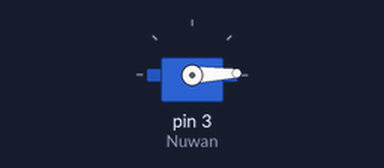
Bench run of a sketch on a simulated Arduino Uno, built with avr-gcc and run on an emulated ATmega328P. On the bench: servo.

Above: at 0.05 s.
At 1.75 s:
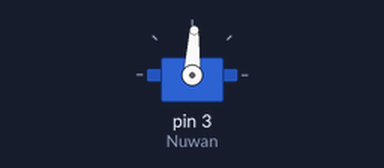
At 3.45 s:
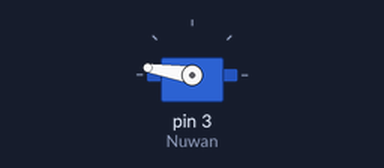
At 6.9 s:
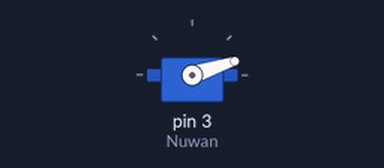
Timing chart, 0 to 9.4 s (numbered marks = the images above):
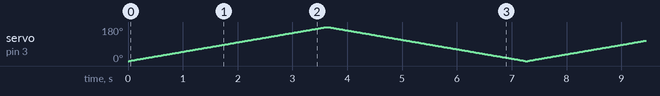

The sketch:

L19-servo.ino
```cpp
#include<Servo.h>
Servo Nuwan;
void setup() {
   Nuwan.attach(3);
}

void loop() {
for(int i=0;i<=180;i++){
  Nuwan.write(i);
  delay(20);
  }
  for(int j=180;j>=0;j--){
  Nuwan.write(j);
  delay(20);
  }
}
```
